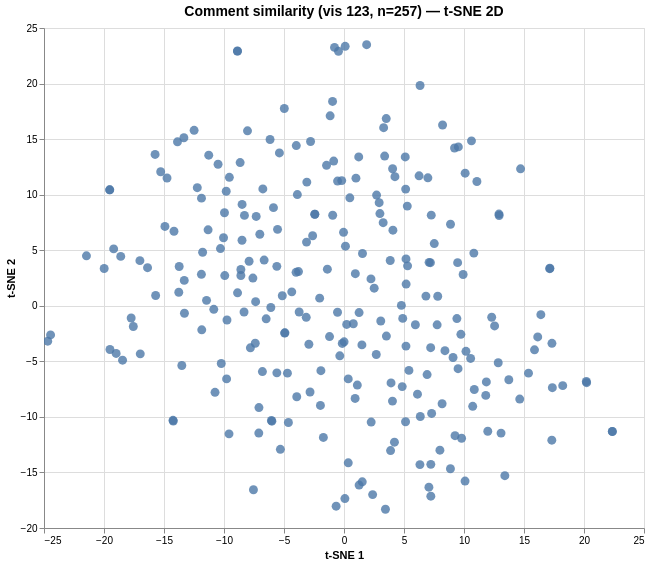

Write the Vega-Lite specification saved for this chart.
### Vega specification from a JSON file in a GitHub repository (floating-point values rounded to 4 significant figures; data arrays with more than 128 entries replaced by an {"elided": "..."} marker saying what was removed)
{"$schema": "https://vega.github.io/schema/vega/v6.json", "data": [{"name": "param_1e9efca18e7a2868_store"}, {"name": "source_0", "values": {"elided": "257 records"}}, {"name": "source_0_x_domain_dim_1", "values": [{"min": -24.69, "max": 22.36}]}, {"name": "source_0_y_domain_dim_2", "values": [{"min": -18.31, "max": 23.5}]}], "signals": [{"name": "unit", "value": {}, "on": [{"events": "pointermove", "update": "isTuple(group()) ? group() : unit"}]}, {"name": "param_1e9efca18e7a2868", "update": "vlSelectionResolve(\"param_1e9efca18e7a2868_store\", \"union\")"}, {"name": "param_1e9efca18e7a2868_dim_1", "on": [{"events": [{"source": "view", "type": "dblclick"}], "update": "null"}, {"events": {"signal": "param_1e9efca18e7a2868_translate_delta"}, "update": "panLinear(param_1e9efca18e7a2868_translate_anchor.extent_x, -param_1e9efca18e7a2868_translate_delta.x / width)"}, {"events": {"signal": "param_1e9efca18e7a2868_zoom_delta"}, "update": "zoomLinear(domain(\"x\"), param_1e9efca18e7a2868_zoom_anchor.x, param_1e9efca18e7a2868_zoom_delta)"}]}, {"name": "param_1e9efca18e7a2868_dim_2", "on": [{"events": [{"source": "view", "type": "dblclick"}], "update": "null"}, {"events": {"signal": "param_1e9efca18e7a2868_translate_delta"}, "update": "panLinear(param_1e9efca18e7a2868_translate_anchor.extent_y, param_1e9efca18e7a2868_translate_delta.y / height)"}, {"events": {"signal": "param_1e9efca18e7a2868_zoom_delta"}, "update": "zoomLinear(domain(\"y\"), param_1e9efca18e7a2868_zoom_anchor.y, param_1e9efca18e7a2868_zoom_delta)"}]}, {"name": "param_1e9efca18e7a2868_tuple", "on": [{"events": [{"signal": "param_1e9efca18e7a2868_dim_1 || param_1e9efca18e7a2868_dim_2"}], "update": "param_1e9efca18e7a2868_dim_1 && param_1e9efca18e7a2868_dim_2 ? {unit: \"\", fields: param_1e9efca18e7a2868_tuple_fields, values: [param_1e9efca18e7a2868_dim_1,param_1e9efca18e7a2868_dim_2]} : null"}]}, {"name": "param_1e9efca18e7a2868_tuple_fields", "value": [{"field": "dim_1", "channel": "x", "type": "R"}, {"field": "dim_2", "channel": "y", "type": "R"}]}, {"name": "param_1e9efca18e7a2868_translate_anchor", "value": {}, "on": [{"events": [{"source": "scope", "type": "pointerdown"}], "update": "{x: x(unit), y: y(unit), extent_x: domain(\"x\"), extent_y: domain(\"y\")}"}]}, {"name": "param_1e9efca18e7a2868_translate_delta", "value": {}, "on": [{"events": [{"source": "window", "between": [{"source": "scope", "type": "pointerdown"}, {"source": "window", "type": "pointerup"}], "consume": true, "type": "pointermove"}], "update": "{x: param_1e9efca18e7a2868_translate_anchor.x - x(unit), y: param_1e9efca18e7a2868_translate_anchor.y - y(unit)}"}]}, {"name": "param_1e9efca18e7a2868_zoom_anchor", "on": [{"events": [{"source": "scope", "type": "wheel", "consume": true}], "update": "{x: invert(\"x\", x(unit)), y: invert(\"y\", y(unit))}"}]}, {"name": "param_1e9efca18e7a2868_zoom_delta", "on": [{"events": [{"source": "scope", "consume": true, "type": "wheel"}], "update": "pow(1.001, event.deltaY * pow(16, event.deltaMode))", "force": true}]}, {"name": "param_1e9efca18e7a2868_modify", "on": [{"events": {"signal": "param_1e9efca18e7a2868_tuple"}, "update": "modify(\"param_1e9efca18e7a2868_store\", param_1e9efca18e7a2868_tuple, true)"}]}], "marks": [{"type": "symbol", "name": "marks", "from": {"data": "source_0"}, "encode": {"update": {"shape": {"value": "circle"}, "tooltip": {"signal": "{\"Comment #\": format(datum[\"index\"], \"\"), \"Comment\": isValid(datum[\"comment\"]) ? datum[\"comment\"] : \"\"+datum[\"comment\"]}"}, "opacity": {"value": 0.8}, "size": {"value": 80}, "fill": {"value": "#4c78a8"}, "y": {"field": "dim_2", "scale": "y"}, "x": {"field": "dim_1", "scale": "x"}}}, "style": ["circle"], "clip": true, "interactive": true}], "scales": [{"name": "x", "type": "linear", "domain": [{"signal": "(data(\"source_0_x_domain_dim_1\")[0] || {}).min"}, {"signal": "(data(\"source_0_x_domain_dim_1\")[0] || {}).max"}], "range": [0, {"signal": "width"}], "nice": true, "domainRaw": {"signal": "param_1e9efca18e7a2868[\"dim_1\"]"}, "zero": true}, {"name": "y", "type": "linear", "domain": [{"signal": "(data(\"source_0_y_domain_dim_2\")[0] || {}).min"}, {"signal": "(data(\"source_0_y_domain_dim_2\")[0] || {}).max"}], "range": [{"signal": "height"}, 0], "domainRaw": {"signal": "param_1e9efca18e7a2868[\"dim_2\"]"}, "nice": true, "zero": true}], "axes": [{"scale": "x", "minExtent": 0, "grid": true, "tickCount": {"signal": "ceil(width/40)"}, "domain": false, "aria": false, "labels": false, "orient": "bottom", "maxExtent": 0, "ticks": false, "zindex": 0, "gridScale": "y"}, {"scale": "y", "maxExtent": 0, "domain": false, "aria": false, "orient": "left", "grid": true, "labels": false, "tickCount": {"signal": "ceil(height/40)"}, "gridScale": "x", "ticks": false, "minExtent": 0, "zindex": 0}, {"scale": "x", "labelOverlap": true, "orient": "bottom", "labelFlush": true, "grid": false, "zindex": 0, "tickCount": {"signal": "ceil(width/40)"}, "title": "t-SNE 1"}, {"scale": "y", "grid": false, "title": "t-SNE 2", "tickCount": {"signal": "ceil(height/40)"}, "orient": "left", "labelOverlap": true, "zindex": 0}], "title": {"text": "Comment similarity (vis 123, n=257) — t-SNE 2D", "frame": "group", "fontSize": 14}, "style": "cell", "height": 500, "width": 600, "padding": 5, "background": "white"}
